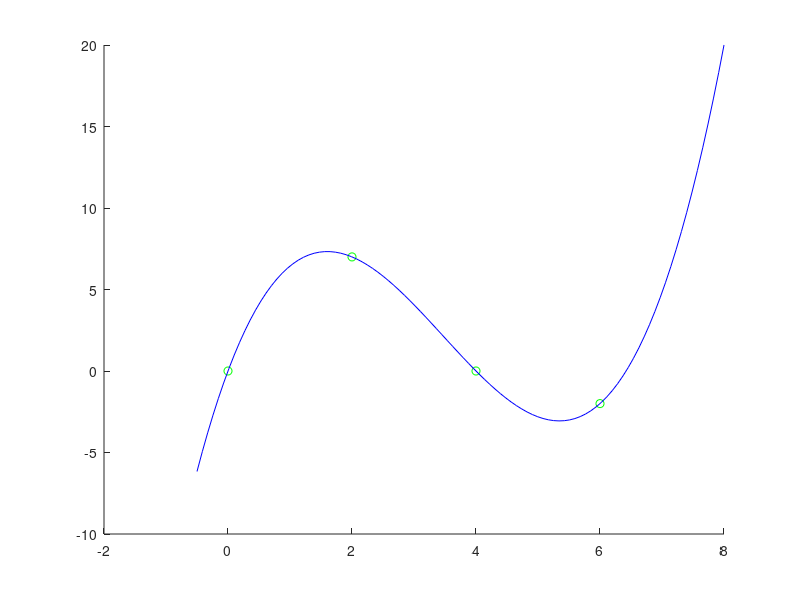

Write the MATLAB code that produced this figure. (Note: this script raises an error after producing the figure.)
%% q1a
clc; clearvars, close;
% format long;
format rat;
% syms x % not allowed

X = [0, 2, 4, 6];
Y = [0, 7 0, -2];

len = length(X);
for i = 1: len
    denom = 1;
    str = '';
    for j = 1: len
        if j == i
            continue;
        end 
    str = [str, '(x - ', num2str(X(j)), ')'];   % syms x % not allowed
    denom = denom * (X(i) - X(j));
    end
    fprintf('term: %d\n', i);
    coe = Y(i)/denom
    str                                         % syms x % not allowed
    
end

% p = @(x) (19/48) * x.^3 + (-33/8) * x.^2 + (61/6) * x + 0;
p = @(x) (-1/24) * (x - 0) .* (x - 2) .* (x - 4) + (7/16) * (x - 0) .* (x - 4) .* (x - 6);

hold on;
for i = 1: len
    plot(X(i), Y(i), 'marker', 'o', 'MarkerEdgeColor', 'green');
end

xs = linspace(-0.5, 8, 1e2);
plot(xs, p(xs), '-b');

yline(0,'k--');
xline(0,'k--');
axis([-1, 9, -4, +10])
hold off;


%% q2 b
clc; clearvars;
format rat;

X = [0, 2, 4, 6];
Y = [0, 7 0, -2];

len = length(X);

M = zeros(len, len + 1);
M(:, 1) = X'; % could have initalized as column vector, this is cooler.
M(:, 2) = Y';

for i = 1: len
    for j = 1: len
        if j + i > len
            continue;
        end 
        M(i+j, i+2) = (M(i+j, i+1) - M(i+j-1, i+1)) / (M(i+j, 1) - M(j, 1) ) ;

    end
end

M

for i = 1:len
    str = num2str(rat(M(i, i+1))); % format rat, and rat are not even the same... MATLAB...
    for j = 1:i-1
        str = [str, '(x - ', num2str(X(j)), ')'];  
    end
    str
end


% p = @(x) (19/48) * x.^3 + (-33/8) * x.^2 + (61/6) * x + 0;
p = @(x) (19/48) * (x - 0) .* (x - 2) .* (x - 4) + (-7/4) * (x - 0) .* (x - 2) + (7/2)  * (x - 0);


hold on;
for i = 1: len
    plot(X(i), Y(i), 'marker', 'o', 'MarkerEdgeColor', 'green');
end

xs = linspace(-0.5, 8, 1e2);
plot(xs, p(xs), '-b');

yline(0,'k--');
xline(0,'k--');
axis([-1, 9, -4, +10])
hold off;



%% q3
clc; clearvars;
format long;

%% q4
clc; clearvars;
format long;


%% q5
clc; clearvars;
format long;


%% q6
clc; clearvars;
format long;